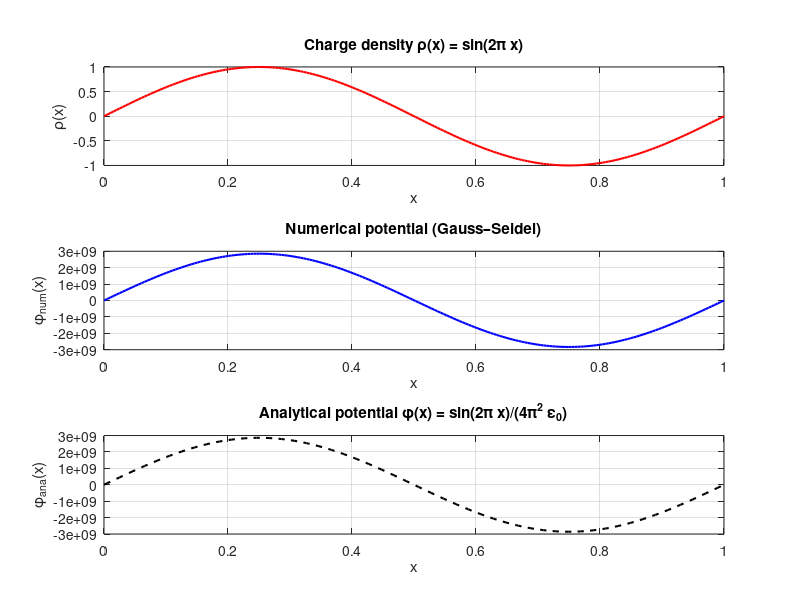

The MATLAB source for this figure: (Note: a time limit stopped this script after it produced the figure.)
#!/usr/bin/env -S octave --no-gui --quiet
set(0, "defaultfigurevisible", "off");  % hide figure window
% ---------------------------------------------------------------------------
% NOTE: Solving Numerically using finite difference method (Gauss-Seidel)
% ---------------------------------------------------------------------------

% Poisson equation in 1D: d²φ/dx² = -ρ(x)/ε₀
clear; clc;

% Parameters
Nx = 200;          % grid points
Lx = 1.0;          % length (m)
dx = Lx / (Nx - 1);
epsilon0 = 8.854e-12;

% Grid
x = linspace(0, Lx, Nx);

% Charge density: cosine wave
rho = sin(2 * pi * x);

% Potential initialization (Dirichlet BC: φ=0 at both ends)
phi = zeros(1, Nx);

% Iteration parameters
max_iter = 5000;
tol = 1e-6;

% Gauss–Seidel iteration
for iter = 1:max_iter
    phi_old = phi;
    for i = 2:Nx-1
        phi(i) = 0.5 * (phi(i+1) + phi(i-1) + dx^2 * rho(i) / epsilon0);
    end

% Print iteration info
    if mod(iter, 500) == 0
        printf("Iteration %d: max change = %.6e\n", iter, max(abs(phi - phi_old)));
    end

    if max(abs(phi - phi_old)) < tol
        printf("Converged in %d iterations\n", iter);
        break;
    end
end

% Analytical solution
phi_exact = sin(2*pi*x) ./ (4*pi^2*epsilon0);

% Plot results
subplot(3,1,1)
plot(x, rho, 'r', 'LineWidth', 1.5)
xlabel('x'); ylabel('\rho(x)')
title('Charge density \rho(x) = sin(2\pi x)')
grid on

subplot(3,1,2)
plot(x, phi, 'b', 'LineWidth', 1.5)
xlabel('x'); ylabel('\phi_{num}(x)')
title('Numerical potential (Gauss–Seidel)')
grid on

subplot(3,1,3)
plot(x, phi_exact, 'k--', 'LineWidth', 1.5)
xlabel('x'); ylabel('\phi_{ana}(x)')
title('Analytical potential \phi(x) = sin(2\pi x)/(4\pi^2 \epsilon_0)')
grid on

print("Numerical.png", "-dpng");


% ---------------------------------------------------------------------------
% NOTE: Solving Numerically using finite difference method (SOR)
% ---------------------------------------------------------------------------

% Poisson equation in 1D using SOR: d²φ/dx² = -ρ(x)/ε₀
clear; clc;

% Parameters
Nx = 200;
Lx = 1.0;
dx = Lx / (Nx - 1);
epsilon0 = 8.854e-12;
omega = 1.9;       % relaxation factor (1 < ω < 2 for acceleration)

% Grid
x = linspace(0, Lx, Nx);

% Charge density
rho = cos(2 * pi * x);

% Initialize potential (Dirichlet BC)
phi = zeros(1, Nx);

% Iteration parameters
max_iter = 10000;
tol = 1e-9;

for iter = 1:max_iter
    maxdiff = 0;
    for i = 2:Nx-1
        phi_new = 0.5 * (phi(i+1) + phi(i-1) + dx^2 * rho(i) / epsilon0);
        phi(i) = (1 - omega) * phi(i) + omega * phi_new;
        maxdiff = max(maxdiff, abs(phi_new - phi(i)));
    end
% Print iteration info
    if mod(iter, 500) == 0
        printf("Iteration %d: max change = %.6e\n", iter, maxdiff);
    end
    if maxdiff < tol
        printf("Converged in %d iterations\n", iter);
        break;
    end
end

% Plot results
subplot(2,1,1)
plot(x, rho, 'r', 'LineWidth', 1.5)
xlabel('x'); ylabel('\rho(x)')
title('Charge density \rho(x) = cos(2πx)')
set   (gca, 'FontSize', 14);
set   (gca, 'LineWidth', 1.5);
set   (gca, 'TickLength', [0.02, 0.02]);
grid on

subplot(2,1,2)
plot(x, phi, 'b', 'LineWidth', 1.5)
xlabel('x'); ylabel('\phi(x)')
title('Potential \phi(x) using SOR (\omega = 1.9)')
set   (gca, 'FontSize', 14);
set   (gca, 'LineWidth', 1.5);
set   (gca, 'TickLength', [0.02, 0.02]);
grid on

print ("Numerical_SOR.png", "-dpng");  % saves to PNG
